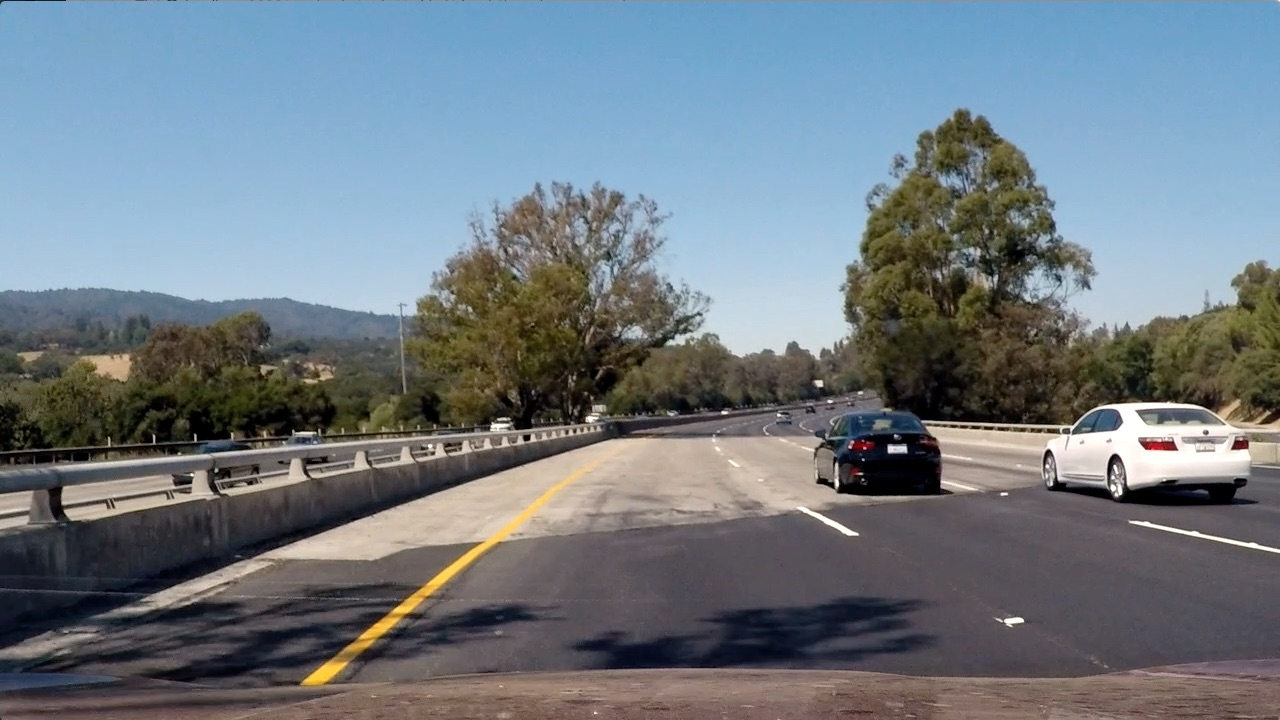
#> input picture test_images/test4.jpg, 1280 x 720 px
$ python perspective_trans.py   (older library calls are emulated)
#> lines starting #> are read from the running program, lines starting #| are printed output that depends on the picture; after the words box and inside, x2 and y2 are one past the last pixel; in counts of white or black regions, pixels touching at a corner belong together
### threshold_combining.py
from cv2 import cv2
import numpy as np
import matplotlib.pyplot as plt
import matplotlib.image as mpimg
import pickle


def abs_sobel_thresh(img, orient='x', sobel_kernel=3, thresh=(0,255)):
    gray = cv2.cvtColor(img, cv2.COLOR_RGB2GRAY)
    if orient == 'x':
        abs_sobel = np.absolute(cv2.Sobel(gray, cv2.CV_64F, 1, 0))
    if orient == 'y':
        abs_sobel = np.absolute(cv2.Sobel(gray, cv2.CV_64F, 0, 1))
    scaled_sobel = np.uint8(255*abs_sobel/np.max(abs_sobel))
    grad_binary = np.zeros_like(scaled_sobel)
    grad_binary[(scaled_sobel >= thresh[0]) & (scaled_sobel <= thresh[1])] = 1
    return grad_binary

def mag_thresh(img, sobel_kernel=3, mag_thresh=(0,255)):
    print(img.shape)
    gray = cv2.cvtColor(img, cv2.COLOR_RGB2GRAY)
    sobelx = cv2.Sobel(gray, cv2.CV_64F, 1, 0, ksize=sobel_kernel)
    sobely = cv2.Sobel(gray, cv2.CV_64F, 0, 1, ksize=sobel_kernel)
    grad_mag = np.sqrt(sobelx**2 + sobely**2)
    scale_factor = np.max(grad_mag)/255
    grad_mag = (grad_mag/scale_factor).astype(np.uint8)
    mag_binary = np.zeros_like(grad_mag)
    mag_binary[(grad_mag >= mag_thresh[0]) & (grad_mag <= mag_thresh[1])] = 1
    return mag_binary

def dir_threshold(img, sobel_kernel=3, thresh=(0,255)):
    gray = cv2.cvtColor(img, cv2.COLOR_RGB2GRAY)
    sobelx = cv2.Sobel(gray, cv2.CV_64F, 1, 0, ksize=sobel_kernel)
    sobely = cv2.Sobel(gray, cv2.CV_64F, 0, 1, ksize=sobel_kernel)
    abs_grad_dir = np.arctan2(np.absolute(sobely), np.absolute(sobelx))
    dir_binary = np.zeros_like(abs_grad_dir)
    dir_binary[(abs_grad_dir >= thresh[0]) & (abs_grad_dir <= thresh[1])] = 1

    return dir_binary

def hls_thresh(img, thresh=(0,255)):
    hls = cv2.cvtColor(img, cv2.COLOR_RGB2HLS)
    s_channel = hls[:,:,2]
    hls_binary = np.zeros_like(s_channel)
    hls_binary[(s_channel>thresh[0]) & (s_channel <= thresh[1])] = 1
    return hls_binary


def combine_thresh(image, ksize):
    gradx = abs_sobel_thresh(image, orient='x', sobel_kernel=ksize, thresh=(45, 255)) # 50  #20
    grady = abs_sobel_thresh(image, orient='y', sobel_kernel=ksize, thresh=(45, 255)) #50  #20
    mag_binary = mag_thresh(image, sobel_kernel=ksize, mag_thresh=(50, 255))
    dir_binary = dir_threshold(image, sobel_kernel=ksize*5, thresh=(0.6, 1.2))
    hls_binary = hls_thresh(image, thresh=(200, 255))
    combine_out = np.zeros_like(dir_binary)


    combine_out[((mag_binary ==1) & (dir_binary ==1) & (grady==1) & (gradx == 1) ) | (hls_binary == 1)]=1


    return combine_out, gradx, grady, mag_binary, dir_binary, hls_binary

# [19 lines that do not run on import are left out]

### perspective_trans.py
import numpy as np
from cv2 import cv2
import matplotlib.pyplot as plt
import matplotlib.image as mpimg
import pickle
from threshold_combining import combine_thresh

def perspective_transform(img):
    im_sz = (img.shape[1],img.shape[0])   #720,1280

    # Hard coded src and dst
    src = np.float32(
		[[200, 720],
		[1100, 720],
		[595, 450],
		[685, 450]])
    dst = np.float32(
        [[300, 720],
		[980, 720],
		[300, 0],
		[980, 0]]
    )

    M = cv2.getPerspectiveTransform(src, dst)
    Minv = cv2.getPerspectiveTransform(dst, src)

    # Create warped image - use linear interpolation
    warped = cv2.warpPerspective(img, M, im_sz, flags=cv2.INTER_LINEAR)
    #unwarped = cv2.warpPerspective(warped, Minv, (warped.shape[1], warped.shape[0]), flags=cv2.INTER_LINEAR)
    return warped, M, Minv

if __name__=='__main__':
    img = mpimg.imread('test_images/test4.jpg')
#> img is the input picture: shape (720, 1280, 3); mean R, G, B 112.2, 122.7, 130.9
    with open('camera_cali_parameters.pickle','rb') as f:
#> (reads camera_cali_parameters.pickle from the repository)
        output = pickle.load(f)
    mtx = output['mtx']
    dist = output['dist']

    img = cv2.undistort(img, mtx, dist, None, mtx)
    combine_out, gradx, grady, mag_binary, dir_binary, hls_binary = combine_thresh(img,3)
#> in combine_thresh, `gradx = abs_sobel_thresh(image, orient='x', sobel_kernel=ksize, thresh..`:
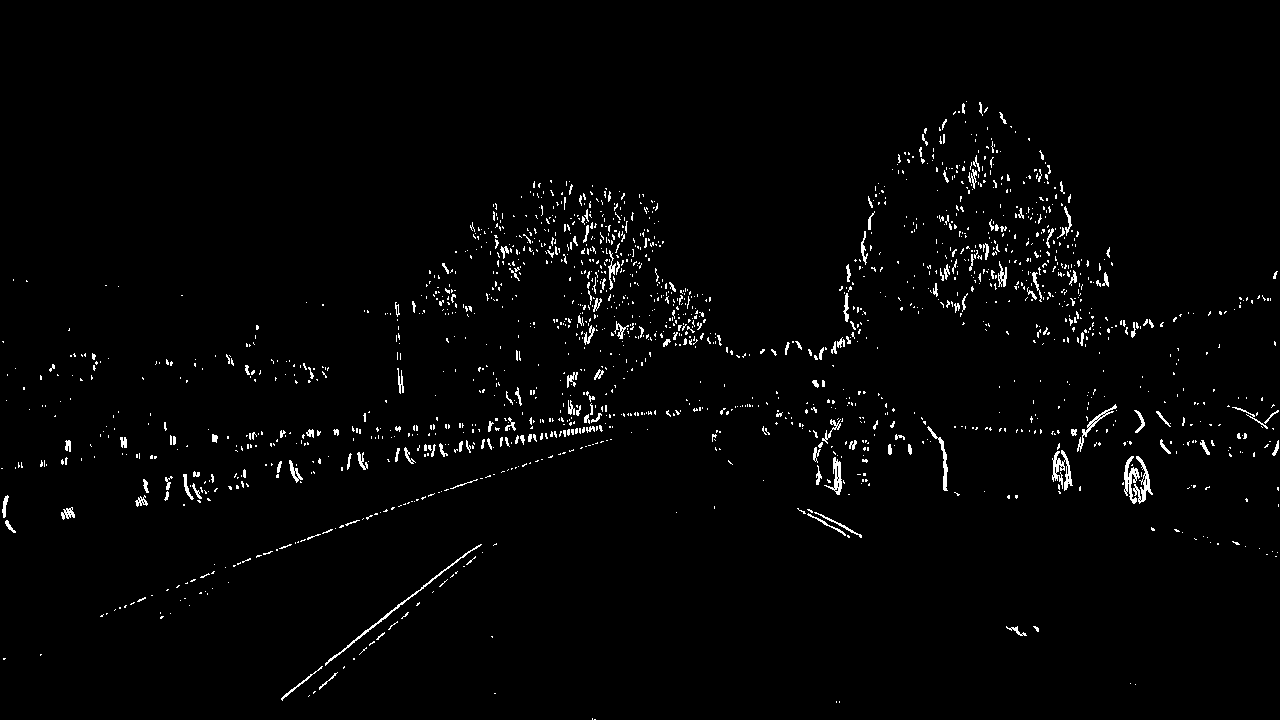
#> gradx: shape (720, 1280); values 0 (black) and 1 (white), 1.9% white in thin lines or dots, all inside (x1, y1, x2, y2) = (1, 101, 1279, 720)
#> in combine_thresh, `grady = abs_sobel_thresh(image, orient='y', sobel_kernel=ksize, thresh..`: grady: shape (720, 1280); values 0 (black) and 1 (white), 3.7% white in thin lines or dots, all inside (x1, y1, x2, y2) = (0, 99, 1280, 719)
#| (720, 1280, 3)
#> in mag_thresh, `sobely = cv2.Sobel(gray, cv2.CV_64F, 0, 1, ksize=sobel_kernel)`:
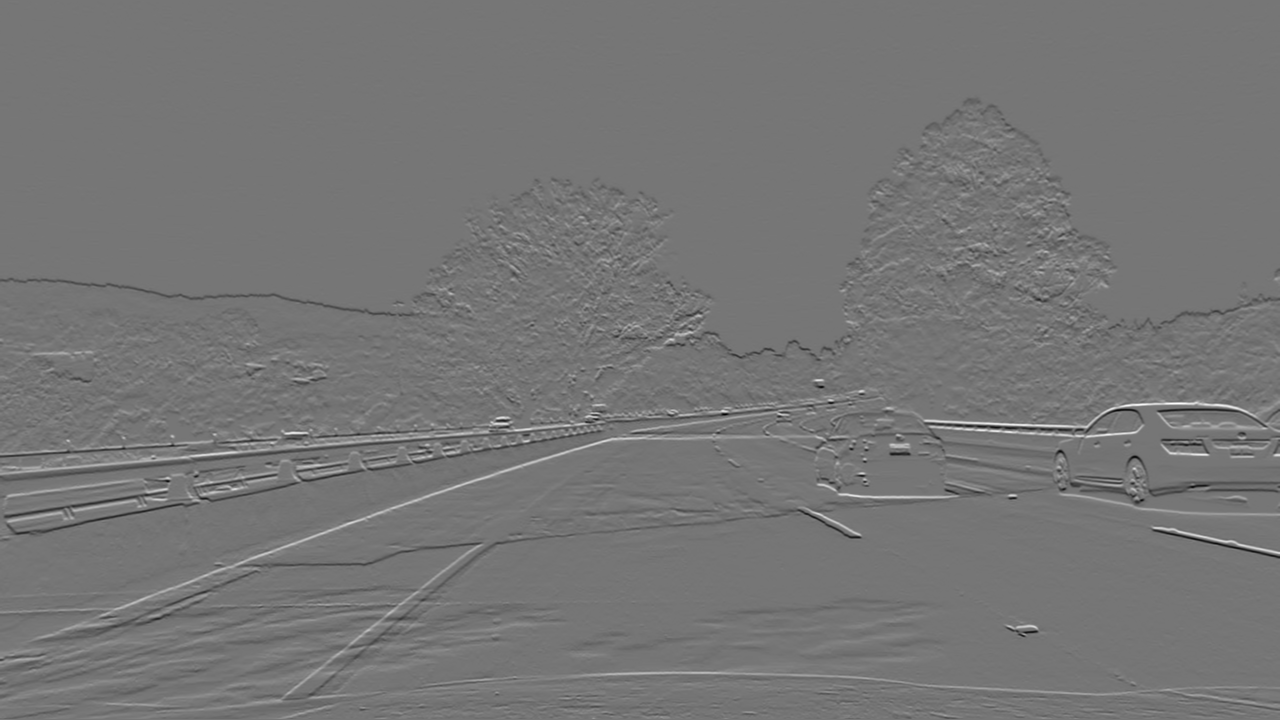
#> sobely: shape (720, 1280) float64; min -747, max 865, mean -0.6; drawn with min black and max white
#> in mag_thresh, `scale_factor = np.max(grad_mag)/255`: scale_factor = 3.39
#> in combine_thresh, `mag_binary = mag_thresh(image, sobel_kernel=ksize, mag_thresh=(50, 255))`: mag_binary: shape (720, 1280); values 0 (black) and 1 (white), 4.5% white in thin lines or dots, all inside (x1, y1, x2, y2) = (0, 100, 1280, 720)
#> in combine_thresh, `dir_binary = dir_threshold(image, sobel_kernel=ksize*5, thresh=(0.6, 1..`: dir_binary: shape (720, 1280) float64; values 0 (black) and 1 (white), 33.6% white in thin lines or dots
#> in hls_thresh, `hls = cv2.cvtColor(img, cv2.COLOR_RGB2HLS)`: hls: shape (720, 1280, 3); mean of channels 0, 1, 2 81.3, 121.7, 71.1
#> in hls_thresh, `s_channel = hls[:,:,2]`:
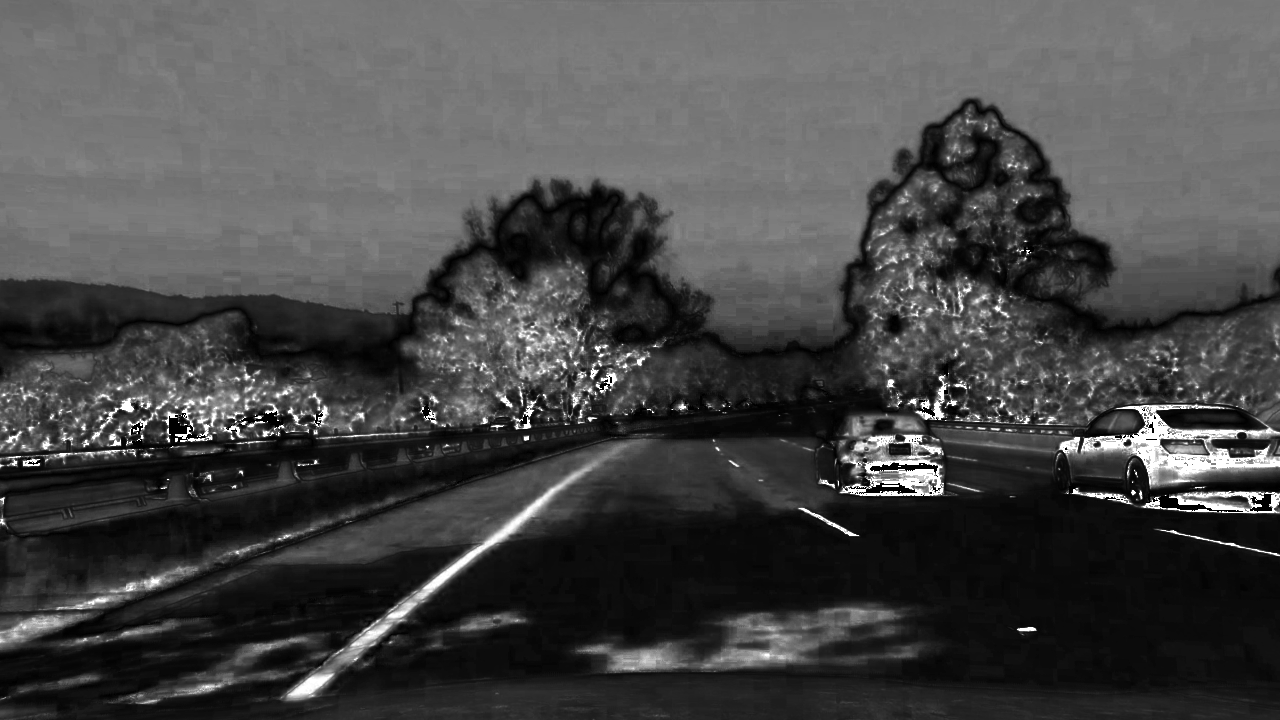
#> s_channel: shape (720, 1280); min 0, max 255, mean 71.1
#> in combine_thresh, `hls_binary = hls_thresh(image, thresh=(200, 255))`: hls_binary: shape (720, 1280); values 0 (black) and 1 (white), 1.6% white; 629 white regions (540 under 20 px), largest, box (x1, y1, x2, y2) and area: (1081, 405, 1280, 485) 3869, (417, 484, 564, 599) 1154, (840, 465, 943, 496) 1009
#> combine_out: shape (720, 1280) float64; values 0 (black) and 1 (white), 1.9% white; 1231 white regions (1132 under 20 px), largest, box (x1, y1, x2, y2) and area: (1081, 405, 1280, 485) 4131, (417, 484, 564, 599) 1326, (837, 465, 943, 496) 1015
    warped, M = perspective_transform(combine_out)
#> in perspective_transform, `warped = cv2.warpPerspective(img, M, im_sz, flags=cv2.INTER_LINEAR)`:
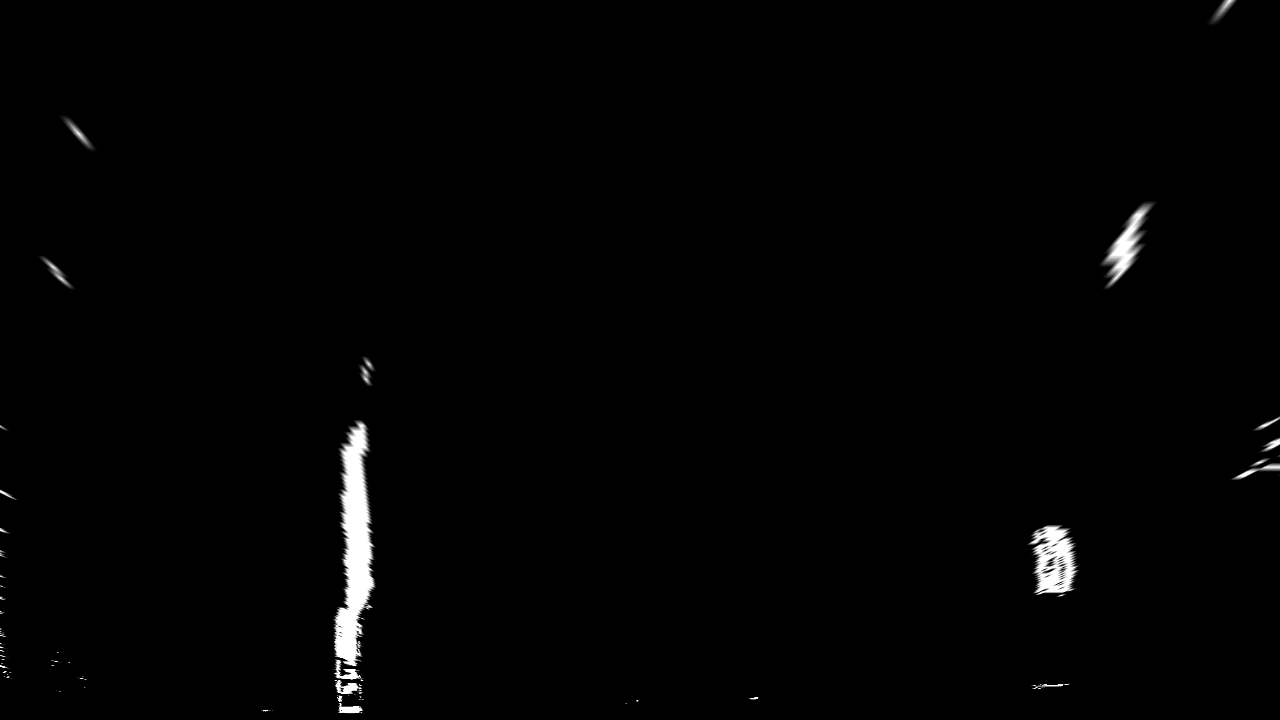
#> warped: shape (720, 1280) float64; min 0, max 1, mean 0.011
#> (the run stopped early here; a loop or call above may not have finished)
